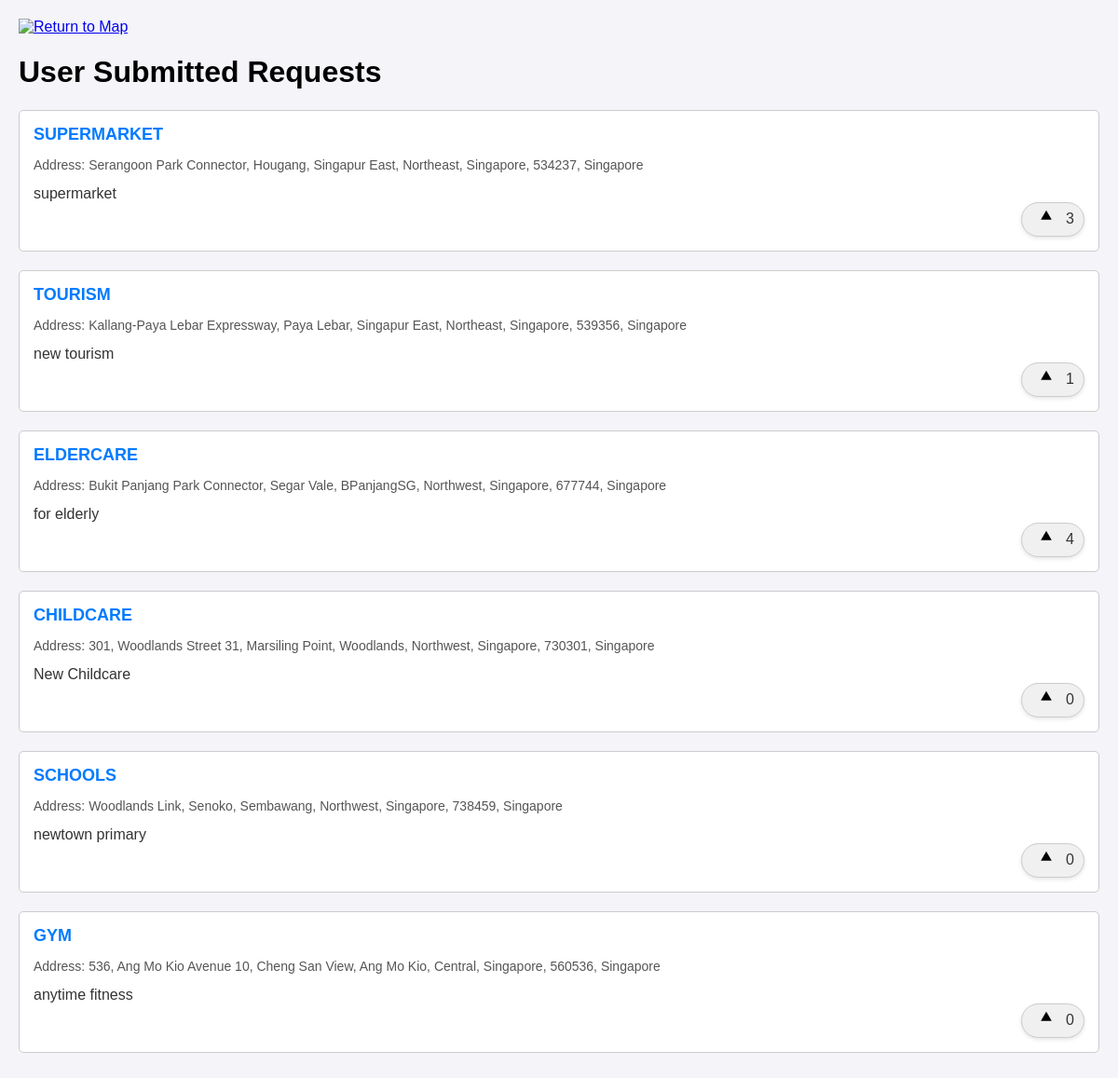
The page /map/results/ on the database its author committed.
### mappage/models.py (models this page shows, shortened)
class location(models.Model):
    latitude = models.FloatField()
    longitude = models.FloatField()
    address = models.CharField(max_length=500, blank=True, null=True)
    amenity = models.CharField(max_length=100)
    description = models.TextField()
    upvoteCount = models.IntegerField(default=0)

### mappage/views.py (the view)
# urls.py: path('results/', views.results_view, name='results'),
def results_view(request):
    result = location_controller.get_all_locations_for_display()
    return render(request, 'results.html', {'locations': result['locations']})

### mappage/services.py (called while the page is built)
    def get_all_locations(self) -> List[location]:
        return location.objects.all()

    def get_all_locations_for_display(self) -> Dict[str, Any]:
        locations = self.location_service.get_all_locations()
        return {
            'locations': locations,
            'count': len(locations)
        }

### mappage/templates/results.html (shortened to what this page needs)
<!DOCTYPE html>
<html lang="en">
<head>
</head>
<body>
  <div class="map-container">
    <a href="{% url 'mappage' %}" class="return-logo">
    <img src="https://img.icons8.com/ios-filled/50/000000/left.png" alt="Return to Map">
    </a>
  </div>
  <h1>User Submitted Requests</h1>
  {% for loc in locations %}
  <div class="thread">
    <div class="thread-title">{{ loc.amenity|upper }}</div>
    <div class="thread-meta"><p>Address: {{ loc.address|default:"Address not available" }}</p></div>
    <div class="thread-content">{{ loc.description }}</div>
    <form class="vote-form" action="{% url 'upvote_location' loc.id %}" method="POST">
      <div class="vote-bubble">
        <button type="submit">
          <svg xmlns="http://www.w3.org/2000/svg" viewBox="0 0 24 24">
            <path d="M12 2l7 12H5z"/>
          </svg>
        </button>
        <span class="vote-count">{{ loc.upvoteCount }}</span>
      </div>
    </form>
  </div>
  {% endfor %}
</body>
</html>

### mappage/templates/results.html (style rules this page uses)
body { font-family: Arial, sans-serif; margin: 0; padding: 20px; background-color: #f4f4f9; }
.thread { border: 1px solid #ccc; border-radius: 5px; padding: 15px; margin-bottom: 20px; background-color: #fff; }
.thread-title { font-size: 18px; font-weight: bold; color: #007bff; margin-bottom: 10px; }
.thread-meta { font-size: 14px; color: #555; margin-bottom: 10px; }
.thread-content { font-size: 16px; color: #333; }
.map-container { margin-bottom: 20px; }
.return-logo img { width: 30px; height: auto; }
.vote-form { position: relative; display: flex; align-items: center; justify-content: flex-end; }
.vote-bubble { display: flex; align-items: center; justify-content: center; background-color: #f0f0f0; border: 1px solid #ccc; border-radius: 50px; padding: 5px 10px; box-shadow: 0 2px 4px rgba(0, 0, 0, 0.1); }
.vote-form button { background: none; border: none; cursor: pointer; margin-right: 5px; }
.vote-form button svg { width: 20px; height: 20px; }
.vote-count { font-size: 16px; color: #333; }

### rows shown on the page
location: amenity "SUPERMARKET", address "Serangoon Park Connector, Hougang, Singapur East, Northeast, Singapore, 534237, Singapore", description "supermarket", upvoteCount "3"
location: amenity "TOURISM", address "Kallang-Paya Lebar Expressway, Paya Lebar, Singapur East, Northeast, Singapore, 539356, Singapore", description "new tourism", upvoteCount "1"
location: amenity "ELDERCARE", address "Bukit Panjang Park Connector, Segar Vale, BPanjangSG, Northwest, Singapore, 677744, Singapore", description "for elderly", upvoteCount "4"
location: amenity "CHILDCARE", address "301, Woodlands Street 31, Marsiling Point, Woodlands, Northwest, Singapore, 730301, Singapore", description "New Childcare", upvoteCount "0"
location: amenity "SCHOOLS", address "Woodlands Link, Senoko, Sembawang, Northwest, Singapore, 738459, Singapore", description "newtown primary", upvoteCount "0"
location: amenity "GYM", address "536, Ang Mo Kio Avenue 10, Cheng San View, Ang Mo Kio, Central, Singapore, 560536, Singapore", description "anytime fitness", upvoteCount "0"
